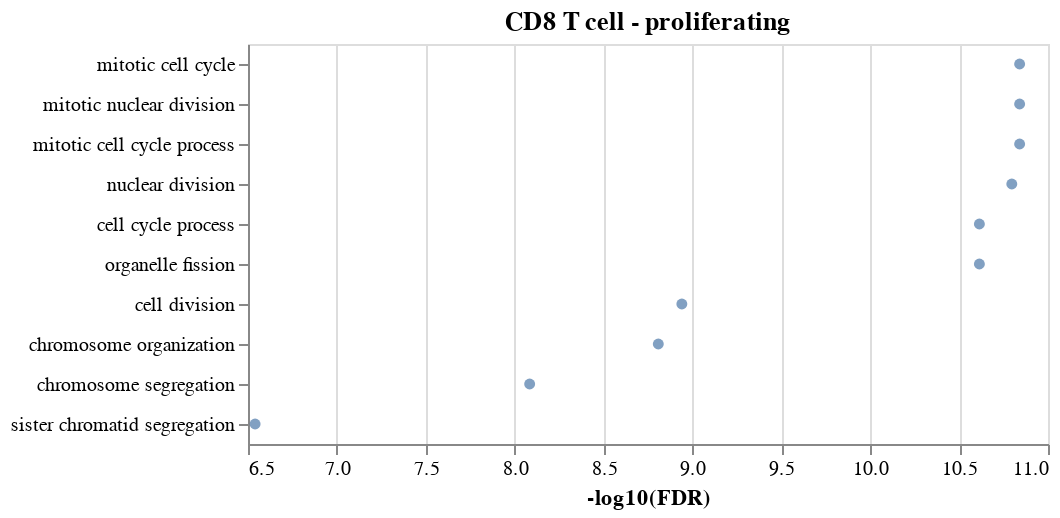

The notebook cell this image was saved under:
### Code cell
source = go_pathways.iloc[:10, :]
chart = alt.Chart(source, title='CD8 T cell - proliferating')
chart = chart.mark_circle().encode(
    y=alt.Y(f'Name:N', axis=alt.Axis(title=None), sort='-x'),
    x=alt.X(f'-log10(FDR):Q', scale=alt.Scale(zero=False), axis=alt.Axis(grid=True)),
)
chart

### Figure 1 — Vega-Lite specification as saved in the notebook (floating-point values rounded to 4 significant figures)
{"config": {"view": {"continuousWidth": 400, "continuousHeight": 300}}, "data": {"name": "data-786699dcf2751ccb5a910fd6cc6a74e4"}, "mark": "circle", "encoding": {"x": {"type": "quantitative", "axis": {"grid": true}, "field": "-log10(FDR)", "scale": {"zero": false}}, "y": {"type": "nominal", "axis": {"title": null}, "field": "Name", "sort": "-x"}}, "title": "CD8 T cell - proliferating", "$schema": "https://vega.github.io/schema/vega-lite/v4.8.1.json", "datasets": {"data-786699dcf2751ccb5a910fd6cc6a74e4": [{"Category": "GO: Biological Process", "ID": "GO:0000278", "Name": "mitotic cell cycle", "Source": " ", "p-value": 2.452e-14, "q-value Bonferroni": 4.333e-11, "q-value FDR B&H": 1.444e-11, "q-value FDR B&Y": 1.163e-10, "Hit Count in Query List": 21, "Hit Count in Genome": 1108, "Hit in Query List": "TYMS,NUSAP1,TUBA1B,CDKN3,RAN,RANBP1,CENPF,PSMA2,TUBB,MKI67,SMC4,HMGB1,BIRC5,SKA2,MCM7,STMN1,SMC2,RRM2,MAD2L1,PCNA,ZWINT", "-log10(FDR)": 10.84}, {"Category": "GO: Biological Process", "ID": "GO:0140014", "Name": "mitotic nuclear division", "Source": " ", "p-value": 2.452e-14, "q-value Bonferroni": 4.333e-11, "q-value FDR B&H": 1.444e-11, "q-value FDR B&Y": 1.163e-10, "Hit Count in Query List": 21, "Hit Count in Genome": 1108, "Hit in Query List": "TYMS,NUSAP1,TUBA1B,CDKN3,RAN,RANBP1,CENPF,PSMA2,TUBB,MKI67,SMC4,HMGB1,BIRC5,SKA2,MCM7,STMN1,SMC2,RRM2,MAD2L1,PCNA,ZWINT", "-log10(FDR)": 10.84}, {"Category": "GO: Biological Process", "ID": "GO:1903047", "Name": "mitotic cell cycle process", "Source": " ", "p-value": 2.452e-14, "q-value Bonferroni": 4.333e-11, "q-value FDR B&H": 1.444e-11, "q-value FDR B&Y": 1.163e-10, "Hit Count in Query List": 21, "Hit Count in Genome": 1108, "Hit in Query List": "TYMS,NUSAP1,TUBA1B,CDKN3,RAN,RANBP1,CENPF,PSMA2,TUBB,MKI67,SMC4,HMGB1,BIRC5,SKA2,MCM7,STMN1,SMC2,RRM2,MAD2L1,PCNA,ZWINT", "-log10(FDR)": 10.84}, {"Category": "GO: Biological Process", "ID": "GO:0000280", "Name": "nuclear division", "Source": " ", "p-value": 3.616e-14, "q-value Bonferroni": 6.39e-11, "q-value FDR B&H": 1.598e-11, "q-value FDR B&Y": 1.287e-10, "Hit Count in Query List": 22, "Hit Count in Genome": 1283, "Hit in Query List": "TYMS,NUSAP1,TUBA1B,CDKN3,RAN,RANBP1,CENPF,PSMA2,TUBB,MKI67,SMC4,HMGB1,BIRC5,SKA2,MCM7,STMN1,SMC2,RRM2,TOP2A,MAD2L1,PCNA,ZWINT", "-log10(FDR)": 10.8}, {"Category": "GO: Biological Process", "ID": "GO:0022402", "Name": "cell cycle process", "Source": " ", "p-value": 7.354e-14, "q-value Bonferroni": 1.299e-10, "q-value FDR B&H": 2.432e-11, "q-value FDR B&Y": 1.959e-10, "Hit Count in Query List": 24, "Hit Count in Genome": 1671, "Hit in Query List": "TYMS,NUSAP1,TUBA1B,CDKN3,RAN,RANBP1,CENPF,CDC123,PCLAF,PSMA2,TUBB,MKI67,SMC4,HMGB1,BIRC5,SKA2,MCM7,STMN1,SMC2,RRM2,TOP2A,MAD2L1,PCNA,ZWINT", "-log10(FDR)": 10.61}, {"Category": "GO: Biological Process", "ID": "GO:0048285", "Name": "organelle fission", "Source": " ", "p-value": 8.259e-14, "q-value Bonferroni": 1.459e-10, "q-value FDR B&H": 2.432e-11, "q-value FDR B&Y": 1.959e-10, "Hit Count in Query List": 22, "Hit Count in Genome": 1336, "Hit in Query List": "TYMS,NUSAP1,TUBA1B,CDKN3,RAN,RANBP1,CENPF,PSMA2,TUBB,MKI67,SMC4,HMGB1,BIRC5,SKA2,MCM7,STMN1,SMC2,RRM2,TOP2A,MAD2L1,PCNA,ZWINT", "-log10(FDR)": 10.61}, {"Category": "GO: Biological Process", "ID": "GO:0051301", "Name": "cell division", "Source": " ", "p-value": 4.544e-12, "q-value Bonferroni": 8.029e-09, "q-value FDR B&H": 1.147e-09, "q-value FDR B&Y": 9.238e-09, "Hit Count in Query List": 16, "Hit Count in Genome": 704, "Hit in Query List": "NUSAP1,TUBA1B,RAN,CENPF,CDC123,NUP37,TUBB,SMC4,HMGB2,BIRC5,SKA2,STMN1,SMC2,TOP2A,MAD2L1,ZWINT", "-log10(FDR)": 8.94}, {"Category": "GO: Biological Process", "ID": "GO:0051276", "Name": "chromosome organization", "Source": " ", "p-value": 7.043e-12, "q-value Bonferroni": 1.245e-08, "q-value FDR B&H": 1.556e-09, "q-value FDR B&Y": 1.253e-08, "Hit Count in Query List": 20, "Hit Count in Genome": 1312, "Hit in Query List": "NUSAP1,RAN,CENPF,CENPM,MKI67,SMC4,CENPU,COPS7B,HMGB1,HMGB2,BIRC5,HMGN2,MCM7,SMC2,ATAD2,TOP2A,MAD2L1,PCNA,ZWINT,BRMS1", "-log10(FDR)": 8.808}, {"Category": "GO: Biological Process", "ID": "GO:0007059", "Name": "chromosome segregation", "Source": " ", "p-value": 4.195e-11, "q-value Bonferroni": 7.412e-08, "q-value FDR B&H": 8.236e-09, "q-value FDR B&Y": 6.634e-08, "Hit Count in Query List": 12, "Hit Count in Genome": 359, "Hit in Query List": "NUSAP1,RAN,CENPF,NUP37,MKI67,SMC4,BIRC5,SKA2,SMC2,TOP2A,MAD2L1,ZWINT", "-log10(FDR)": 8.084}, {"Category": "GO: Biological Process", "ID": "GO:0000819", "Name": "sister chromatid segregation", "Source": " ", "p-value": 1.633e-09, "q-value Bonferroni": 2.885e-06, "q-value FDR B&H": 2.885e-07, "q-value FDR B&Y": 2.324e-06, "Hit Count in Query List": 9, "Hit Count in Genome": 209, "Hit in Query List": "NUSAP1,RAN,CENPF,SMC4,BIRC5,SMC2,TOP2A,MAD2L1,ZWINT", "-log10(FDR)": 6.54}]}}
